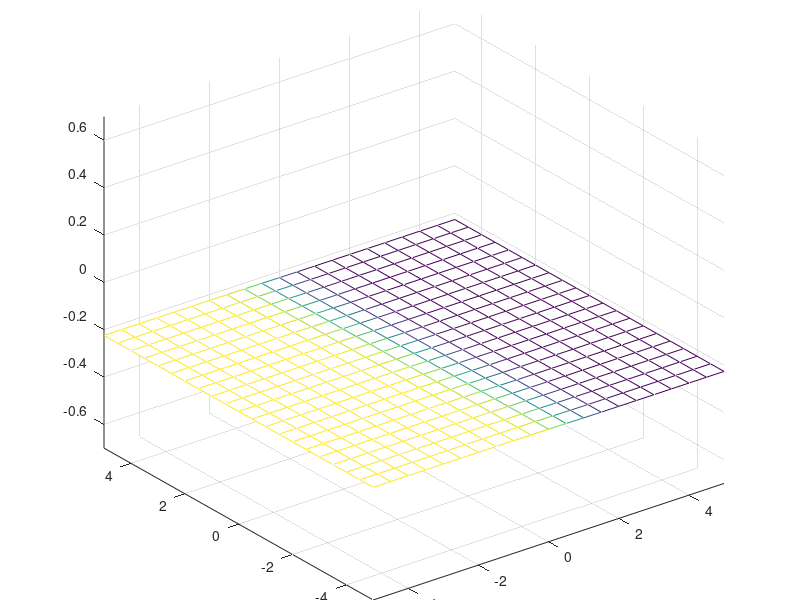
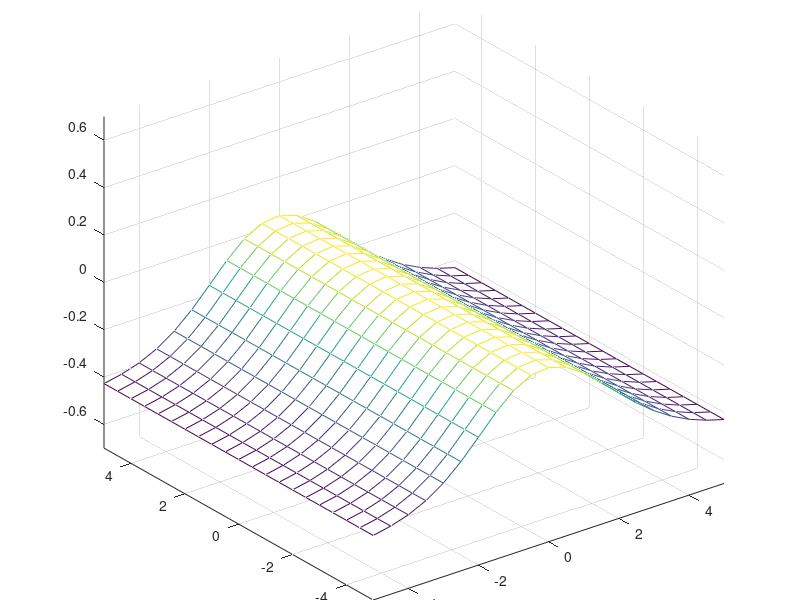
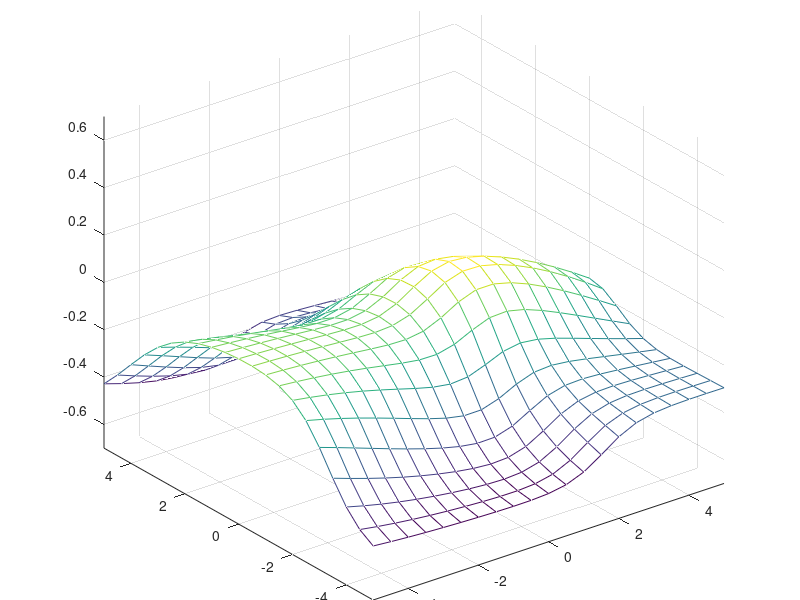
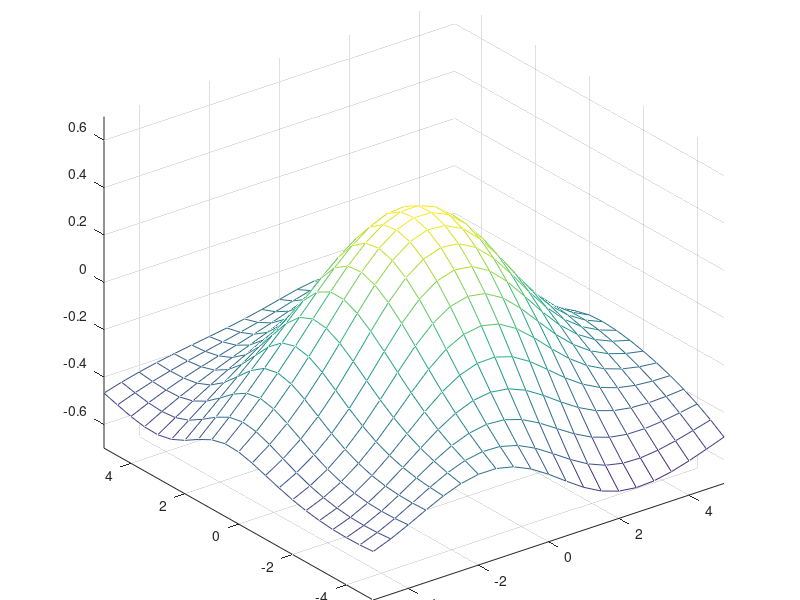

Recreate these plots in MATLAB, in order.
clear all
close all

x=[-5:0.5:5]';
y=[-5:0.5:5]';
z=exp(-x.*x*0.1) * exp(-y.*y*0.1)' - 0.5;
figure(42)
mesh(x, y, z);

ndata=length(x)*length(y);
targets = reshape (z, 1, ndata);
[xx, yy] = meshgrid (x, y);
patterns = [reshape(xx, 1, ndata); reshape(yy, 1, ndata)];

%% 3.2.3.1
epochs = 1000;
eta=0.001;
alpha = 0.9;
gridsize=length(x);

%shuffle
 order = randperm(ndata);
shupatterns = patterns(:,order);
shutargets =  targets(order);

error = zeros(25,1);

%training
for nodes=1:25

    Nhidden=nodes;
    w=randn(Nhidden,3);
    v=randn(1,Nhidden+1);
    dw=0;
    dv=0;

    %training, works well
    for i=1:epochs
        %forward pass
        hin = w * [shupatterns ; ones(1,ndata)];
        hout = [2 ./ (1+exp(-hin)) - 1 ; ones(1,ndata)];
        oin = v * hout;
        out = 2 ./ (1+exp(-oin)) - 1;

        %backward pass
        delta_o = (out - shutargets) .* ((1 + out) .* (1 - out)) * 0.5;
        delta_h = (v'* delta_o) .* ((1 + hout) .* (1 - hout)) * 0.5;
        delta_h = delta_h(1:Nhidden, :);

        %backpropagation
        dw = (dw .* alpha) - (delta_h * [shupatterns ; ones(1,ndata)]') .* (1-alpha);
        dv = (dv .* alpha) - (delta_o * hout') .* (1-alpha);
        w = w + dw .* eta;
        v = v + dv .* eta;


    end

    %results
    hin = w * [patterns ; ones(1,ndata)];
    hout = [2 ./ (1+exp(-hin)) - 1 ; ones(1,ndata)];
    oin = v * hout;
    out = 2 ./ (1+exp(-oin)) - 1;
    
    error(nodes) = sum((out-targets).^2)/ndata;
    
    zz = reshape(out, gridsize, gridsize);
    figure(nodes)
    mesh(x,y,zz);
    axis([-5 5 -5 5 -0.7 0.7]);
    %sorry for all the plots
    title(nodes +" nodes in the hidden layer. Error=" + error(nodes))

end

[min_error_layer, min_error_index_layer] = min(error);

%% 3.2.3.2, now we select best model, CHANGE NHIDDEN

epochs = 1000;
eta=0.001;
alpha = 0.9;
gridsize=length(x);

%shuffle
order = randperm(ndata);
shupatterns = patterns(:,order);
shutargets =  targets(order);

error = zeros(7,1);
index = 0;
%training
for part=0.2:0.1:0.8
    index = index+1;

    Nhidden=min_error_index_layer;
    w=randn(Nhidden,3);
    v=randn(1,Nhidden+1);
    dw=0;
    dv=0;
    ndata = round(length(shupatterns)*part);
    
    %training, works well
    for i=1:epochs
        %forward pass

        hin = w * [shupatterns(:,1:ndata) ; ones(1,ndata)];
        hout = [2 ./ (1+exp(-hin)) - 1 ; ones(1,ndata)];
        oin = v * hout;
        out = 2 ./ (1+exp(-oin)) - 1;

        %backward pass
        delta_o = (out - shutargets(:,1:ndata)) .* ((1 + out) .* (1 - out)) * 0.5;
        delta_h = (v'* delta_o) .* ((1 + hout) .* (1 - hout)) * 0.5;
        delta_h = delta_h(1:Nhidden, :);

        %backpropagation
        dw = (dw .* alpha) - (delta_h * [shupatterns(:,1:ndata) ; ones(1,ndata)]') .* (1-alpha);
        dv = (dv .* alpha) - (delta_o * hout') .* (1-alpha);
        w = w + dw .* eta;
        v = v + dv .* eta;


    end

    %results
    ndata=length(x)*length(y);
    hin = w * [patterns ; ones(1,ndata)];
    hout = [2 ./ (1+exp(-hin)) - 1 ; ones(1,ndata)];
    oin = v * hout;
    out = 2 ./ (1+exp(-oin)) - 1;
    
    %I don't know if the error is OK, probably??
    error(index) = sum((out-targets).^2)/ndata;
    
    zz = reshape(out, gridsize, gridsize);
    figure(round(part*100))
    mesh(x,y,zz);
    axis([-5 5 -5 5 -0.7 0.7]);
    %sorry for all the plots
    title(part*100 +"% data in training. Error=" + error(index))

end

[~,min_error_train_percent_index] = min(error);
training_percentage = 0.2:0.1:08;

min_error_training_percentage = training_percentage(min_error_train_percent_index);

%% 3.2.3.3 speeding up?


